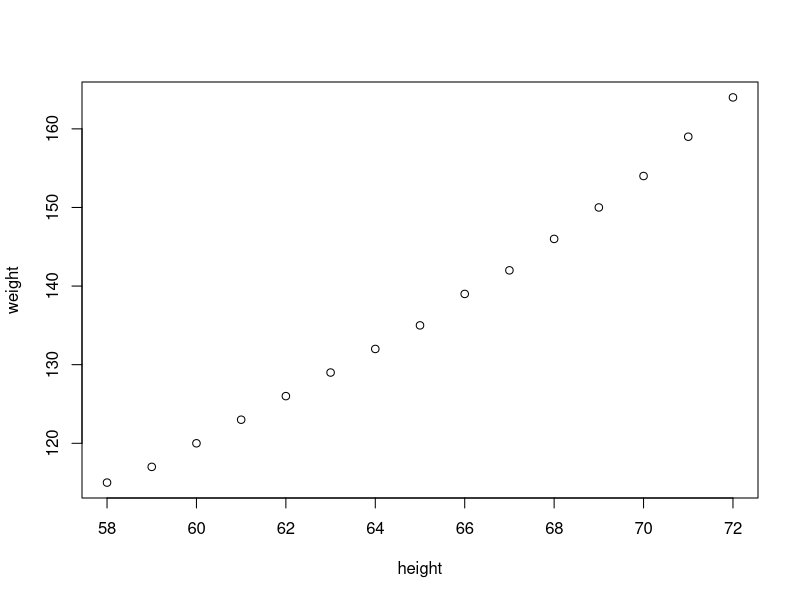

Source code (R):
## ---- chunk 1
suppressPackageStartupMessages({
  library(knitr) #library(slidify)
  library(magrittr)
  library(dplyr)
  library(ggplot2)
  library(xtable)
  library(data.table)
  })
opts_chunk$set(echo = TRUE, cache = FALSE, comment="")
#fit100 <- function(fname) sprintf('<img src="assets/img/%s" style="vertical-align : middle" />', fname)
#fit50 <- function(fname) sprintf('<img src="assets/img/%s" class="fit50" />', fname)
#fig <- function(fname, size=100) sprintf('<img src="assets/img/%s" style="max-width:%d%%;max-height:%d%%;" />', fname, size, size)
fit100 <- fig <- function(path, size = 100) {
  sprintf("<img src='assets/img/%s' style='max-width: %d%%;max-height: %d%%'></img>", 
          path, size, size)
}
fig2 <- function(path, size = 100) {
  sprintf("<img src='assets/img/%s' style='width: %d%%'></img>", 
          path, size)
}
sys_name <- Sys.info()["sysname"] %>% tolower
sys_encode <- c("utf8", "utf8", "big5")[pmatch(sys_name, c("linux", "darwin", "windows"))]
sessionInfo() %>% capture.output %>% cat(file = "sessionInfo.log", sep = "\n")
thm <- theme(text=element_text(size=18))
las2 <- theme(axis.text.x = element_text(angle = 90, hjust = 1))
## ---- chunk 2
#dat <- read.csv("ubikeweatherutf8.csv",fileEncoding="UTF-8") 
#write.csv(dat,"ubikeweatherbig5.csv")
# ubike_path <- sprintf("data/ubikeweather%s.csv", sys_encode)
# ubike <- fread(ubike_path, header = TRUE, showProgress = interactive(), data.table = FALSE)
# save(ubike,file="data/ubike-weather-big5.rda")
# load("data/ubike-weather-big5.rda")
## ---- chunk 3
summary(cars$dist)
## ---- chunk 4
plot(women)  
## ---- chunk 5
print(head(women))
## ---- chunk 6
knitr::kable(head(women))
